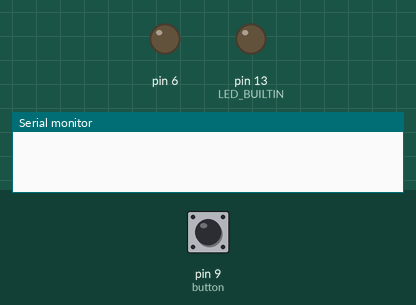
Simulated run of this sketch. Board: Arduino Uno, built with avr-gcc and run on an emulated ATmega328P. On the bench: output pins drawn as LEDs (lit = HIGH), the last lines printed to the serial monitor. Inputs (shaded band) come from the test bench; at power-on: pin 9 (button) HIGH.

Above: at 1.2 s.
1.3 s: pin 9 (button) pulled LOW for 0.15 s
At 1.43 s:
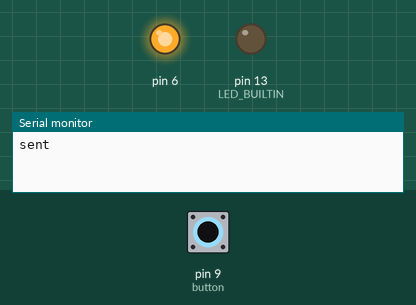
3.0 s: pin 9 (button) pulled LOW for 3.2 s
At 7.0 s:
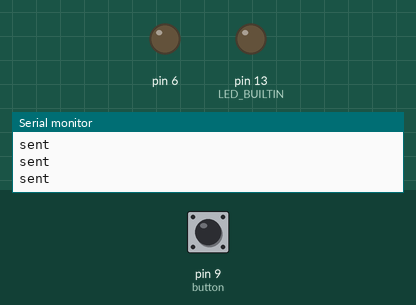
Timing chart, 0 to 8.5 s (numbered marks = the images above; inputs shaded):
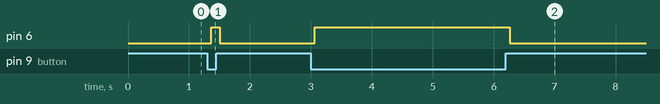

Measured:
- after the input at 1.3 s, pin 6: LOW → HIGH after 0.07 s, → LOW 0.14 s later
- after the input at 3.0 s, pin 6: LOW → HIGH after 0.07 s, → LOW 3.2 s later

The sketch:

IR-TSOP_button.ino
```cpp
#include <IRremote.h>
#include <LiquidCrystal.h>
IRsend irsend;
int recvPin = 10;
int button = 9;
IRrecv irrecv(recvPin);
decode_results results;
int health=5;

void setup()
{

  // put your setup code here, to run once:
 pinMode(button,INPUT_PULLUP);
 Serial.begin(9600);
 irrecv.enableIRIn(); // Start the receiver
pinMode(LED_BUILTIN,OUTPUT);
pinMode(10,INPUT);
pinMode(6,OUTPUT);
 }

void loop() {
  // put your main code here, to run repeatedly:
if(digitalRead(button)==0)
{
  irsend.sendNEC(0xBBBB, 32);
  Serial.println("sent");
  digitalWrite(6,HIGH);
}
else {
  digitalWrite(6,LOW);

if(irrecv.decode(&results))
{
  Serial.println(results.value,HEX);
    irrecv.resume();
  digitalWrite(LED_BUILTIN,HIGH);
  //delay(500);
  health--;
  Serial.print(health);
}
  digitalWrite(LED_BUILTIN,LOW);

}
if(health==0)
 {
  Serial.print("Game over");
  delay(500);
  exit(0);
 }
}
```
